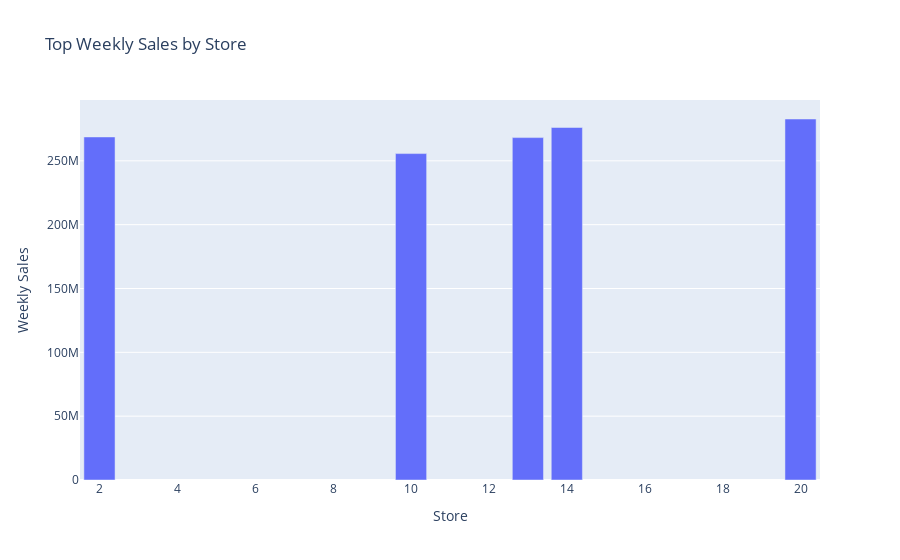

This figure's notebook cell:
### Code cell
fig = px.bar(top_stores.head(5), x='Store', y='Weekly_Sales', 
             title='Top Weekly Sales by Store',
             labels={'Store': 'Store', 'Weekly_Sales': 'Weekly Sales'})
fig.show()

### Figure 1 — Plotly figure (JSON) as saved in the notebook; plotly's stock layout.template omitted (floating-point values rounded to 4 significant figures)
{"data": [{"alignmentgroup": "True", "hovertemplate": "Store=%{x}<br>Weekly Sales=%{y}<extra></extra>", "legendgroup": "", "marker": {"color": "#636efa", "pattern": {"shape": ""}}, "name": "", "offsetgroup": "", "orientation": "v", "showlegend": false, "textposition": "auto", "type": "bar", "x": [20, 14, 2, 13, 10], "xaxis": "x", "y": [282800000.0, 276100000.0, 268700000.0, 268200000.0, 255700000.0], "yaxis": "y"}], "layout": {"autosize": true, "barmode": "relative", "legend": {"tracegroupgap": 0}, "title": {"text": "Top Weekly Sales by Store"}, "xaxis": {"anchor": "y", "autorange": true, "domain": [0, 1], "range": [1.5, 20.5], "title": {"text": "Store"}, "type": "linear"}, "yaxis": {"anchor": "x", "autorange": true, "domain": [0, 1], "range": [0, 297700000.0], "title": {"text": "Weekly Sales"}, "type": "linear"}}}
